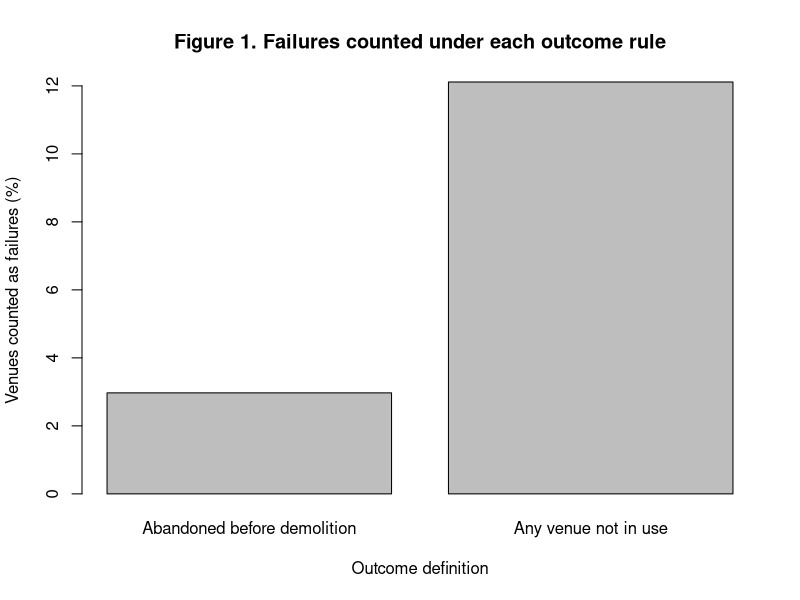
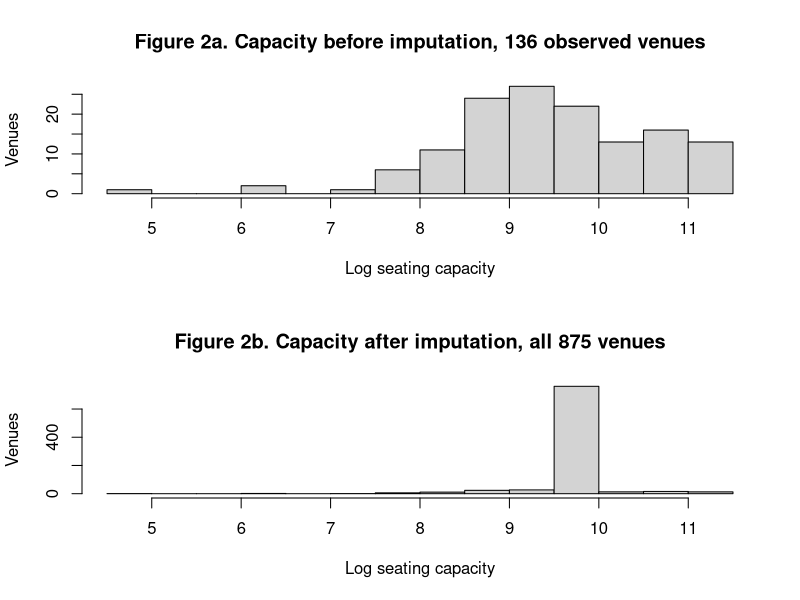
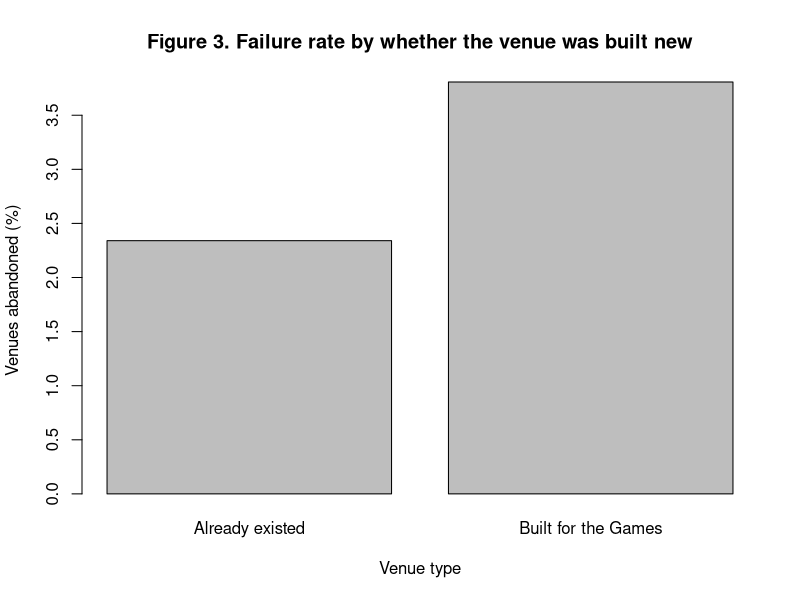
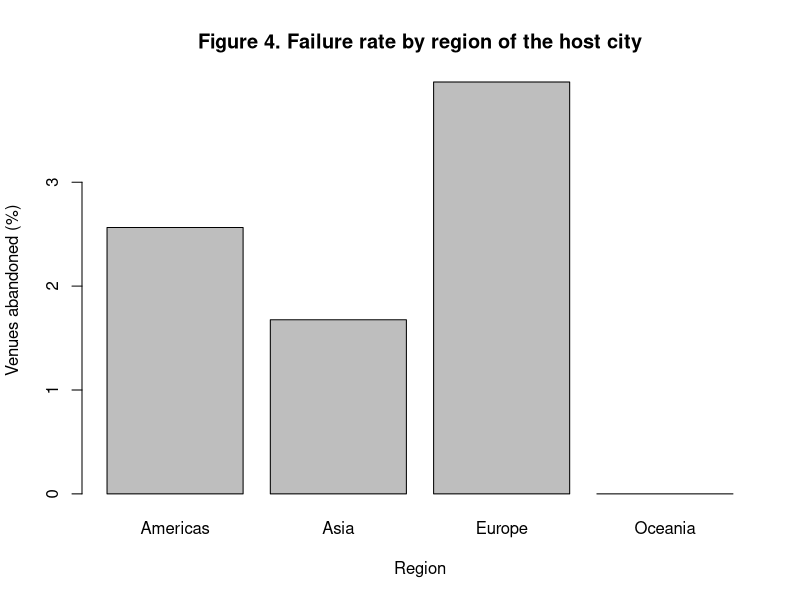
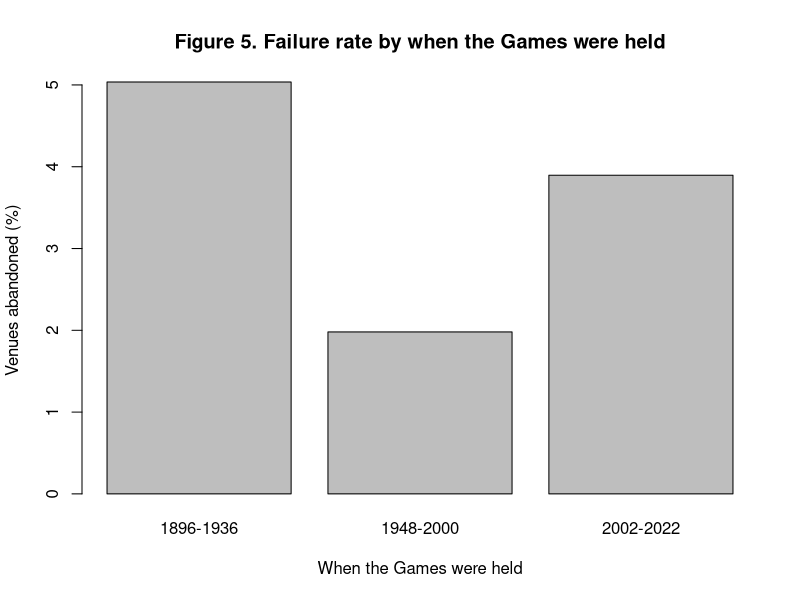

R code for these plots, in order:
# Author: JL
# EDA on the final modeling dataset, for the S7 report. The Sprint 3 EDA ran
# on the joined table before the outcome was frozen, so it counted a different
# variable and is not reused. Everything here reads the split file the models
# are actually fitted on. Run from the repo root.

# Written as a new script rather than as an edit to reports/EDA/eda.R. That
# script reads a different input, covers the World Cup arm as well, and two of
# the figures it writes are embedded in the Sprint 3 report we submitted, so
# rerunning an edited copy would overwrite them.

ol <- read.csv("data/processed/olympic_model_split.csv")
raw <- read.csv("data/processed/olympic_model.csv")

# Covers the whole 875 rather than the training rows alone. There are only 26
# failures, so splitting them again leaves cells of one or two venues in the
# tables below. The models were still fitted on the training rows only.

cat("Records pulled:", nrow(raw), "\n")
# Records pulled: 983
cat("Temporary, outcome not coded:", sum(is.na(raw$white_elephant)), "\n")
# Temporary, outcome not coded: 108
cat("Analytical sample:", nrow(ol), "failures:", sum(ol$white_elephant),
    "rate (%):", round(100 * mean(ol$white_elephant), 1), "\n")
# Analytical sample: 875 failures: 26 rate (%): 3
cat("Train and test, by outcome\n")
print(table(ol$set, ol$white_elephant))
#         FALSE TRUE
#   test    299    9
#   train   550   17

# The July rule counted any venue not in use. The frozen rule counts only the
# ones abandoned before demolition, so redevelopment, replacement and war stop
# being failures.
old_rule <- sum(ol$status_group == "not in use")
new_rule <- sum(ol$white_elephant)
cat("Failures under the July rule:", old_rule, "under ours:", new_rule,
    "disagreeing:", old_rule - new_rule, "\n")
# Failures under the July rule: 106 under ours: 26 disagreeing: 80

png("reports/EDA/final/fig1_outcome_definition.png",
    width = 1800, height = 1100, res = 200)
barplot(100 * c(new_rule, old_rule) / nrow(ol),
        names.arg = c("Abandoned before demolition", "Any venue not in use"),
        main = "Figure 1. Failures counted under each outcome rule",
        xlab = "Outcome definition",
        ylab = "Venues counted as failures (%)")
dev.off()

# Missing values as they stood before imputation filled them. Reported for the
# whole sample and for the training rows, since the medians came from training.
miss <- c("log_capacity", "venue_age", "years_since_construction",
          "log_distance", "log_gdp", "gdp_pct_rank", "log_city_pop",
          "city_pop_pct_rank", "years_since_event", "new_build", "region")
train <- ol[ol$set == "train", ]

cat("Missing before imputation (%)\n")
print(data.frame(
                whole_sample = round(100 * colMeans(is.na(ol[, miss])), 1),
                training_rows = round(100 * colMeans(is.na(train[, miss])), 1)))
#                          whole_sample training_rows
# log_capacity                     84.5          83.8
# venue_age                        80.8          80.6
# years_since_construction         80.8          80.6
# log_distance                     77.4          77.4
# log_gdp                          38.2          39.0
# gdp_pct_rank                     38.2          39.0
# log_city_pop                     13.5          12.5
# city_pop_pct_rank                13.5          12.5
# years_since_event                 0.0           0.0
# new_build                         1.3           1.1
# region                            0.0           0.0

# Capacity is the column imputation changes most, so it gets a before and an
# after. Every filled row takes the same training median, which is why the
# second panel is one tall bar.
observed <- ol$log_capacity[!is.na(ol$log_capacity)]
filled <- ol$log_capacity_imp[is.na(ol$log_capacity)][1]
cat("Capacity observed for", length(observed), "of", nrow(ol),
    "venues, the rest filled with", round(filled, 2),
    "which is about", round(exp(filled)), "seats\n")
# Capacity observed for 136 of 875 venues, the rest filled with 9.63 which is
# about 15200 seats
cat("Observed capacity runs from", round(exp(min(observed))), "to",
    round(exp(max(observed))), "seats\n")
# Observed capacity runs from 101 to 92747 seats
cat("Capacity spread, observed only:", round(sd(observed), 2),
    "after imputation:", round(sd(ol$log_capacity_imp), 2), "\n")
# Capacity spread, observed only: 1.14 after imputation: 0.45

png("reports/EDA/final/fig2_capacity_imputation.png",
    width = 1800, height = 1600, res = 200)
par(mfrow = c(2, 1))
hist(observed, breaks = 20,
     main = "Figure 2a. Capacity before imputation, 136 observed venues",
     xlab = "Log seating capacity", ylab = "Venues")
hist(ol$log_capacity_imp, breaks = 20,
     main = "Figure 2b. Capacity after imputation, all 875 venues",
     xlab = "Log seating capacity", ylab = "Venues")
dev.off()

# Failure rate by each of the three predictors that can be read straight off
# the data. Counts come first because the rates rest on very few failures.
ol$build_type <- ifelse(ol$new_build == 1, "Built for the Games",
                        "Already existed")
ol$era_label <- ol$era
ol$era_label[ol$era == "pre-WWII"] <- "1896-1936"
ol$era_label[ol$era == "postwar"] <- "1948-2000"
ol$era_label[ol$era == "recent"] <- "2002-2022"

cat("Venues and failures by build type\n")
print(table(ol$build_type, ol$white_elephant))
#                       FALSE TRUE
#   Already existed       459   11
#   Built for the Games   379   15
cat("Venues and failures by region\n")
print(table(ol$region, ol$white_elephant))
#            FALSE TRUE
#   Americas   190    5
#   Asia       176    3
#   Europe     436   18
#   Oceania     47    0
cat("Venues and failures by era\n")
print(table(ol$era_label, ol$white_elephant))
#             FALSE TRUE
#   1896-1936   132    7
#   1948-2000   495   10
#   2002-2022   222    9

# Eleven venues are classified temporary but were not dismantled, so they have
# no build type. aggregate drops them, which is why the build-type figure
# covers 864 venues rather than 875.
build <- aggregate(white_elephant ~ build_type, data = ol, FUN = mean)
region <- aggregate(white_elephant ~ region, data = ol, FUN = mean)
era <- aggregate(white_elephant ~ era_label, data = ol, FUN = mean)

cat("Failure rate by build type (%)\n")
print(round(100 * build$white_elephant, 1))
# [1] 2.3 3.8
cat("Failure rate by region (%)\n")
print(round(100 * region$white_elephant, 1))
# [1] 2.6 1.7 4.0 0.0
cat("Failure rate by era (%)\n")
print(round(100 * era$white_elephant, 1))
# [1] 5.0 2.0 3.9

png("reports/EDA/final/fig3_rate_by_build_type.png",
    width = 1800, height = 1100, res = 200)
barplot(100 * build$white_elephant, names.arg = build$build_type,
        main = "Figure 3. Failure rate by whether the venue was built new",
        xlab = "Venue type", ylab = "Venues abandoned (%)")
dev.off()

png("reports/EDA/final/fig4_rate_by_region.png",
    width = 1800, height = 1100, res = 200)
barplot(100 * region$white_elephant, names.arg = region$region,
        main = "Figure 4. Failure rate by region of the host city",
        xlab = "Region", ylab = "Venues abandoned (%)")
dev.off()

png("reports/EDA/final/fig5_rate_by_era.png",
    width = 1800, height = 1100, res = 200)
barplot(100 * era$white_elephant, names.arg = era$era_label,
        main = "Figure 5. Failure rate by when the Games were held",
        xlab = "When the Games were held", ylab = "Venues abandoned (%)")
dev.off()

cat("Saved five figures to reports/EDA/final\n")
